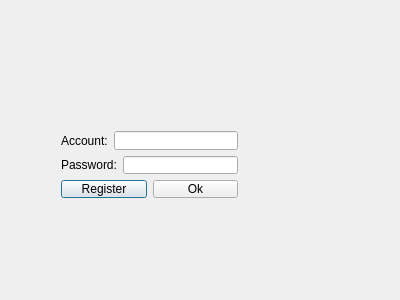
<?xml version="1.0" encoding="UTF-8"?>
<ui version="4.0">
 <class>Clientinterface</class>
 <widget class="QDialog" name="Clientinterface">
  <property name="geometry">
   <rect>
    <x>0</x>
    <y>0</y>
    <width>400</width>
    <height>300</height>
   </rect>
  </property>
  <property name="windowTitle">
   <string>Clientinterface</string>
  </property>
  <widget class="QWidget" name="layoutWidget">
   <property name="geometry">
    <rect>
     <x>50</x>
     <y>120</y>
     <width>199</width>
     <height>89</height>
    </rect>
   </property>
   <layout class="QVBoxLayout" name="verticalLayout">
    <item>
     <layout class="QHBoxLayout" name="horizontalLayout">
      <item>
       <widget class="QLabel" name="accountLabel">
        <property name="text">
         <string>Account:</string>
        </property>
       </widget>
      </item>
      <item>
       <widget class="QLineEdit" name="accountLine"/>
      </item>
     </layout>
    </item>
    <item>
     <layout class="QHBoxLayout" name="horizontalLayout_2">
      <item>
       <widget class="QLabel" name="passwordLabel">
        <property name="text">
         <string>Password:</string>
        </property>
       </widget>
      </item>
      <item>
       <widget class="QLineEdit" name="passwordLine"/>
      </item>
     </layout>
    </item>
    <item>
     <layout class="QHBoxLayout" name="horizontalLayout_3">
      <item>
       <widget class="QPushButton" name="registerButton">
        <property name="text">
         <string>Register</string>
        </property>
       </widget>
      </item>
      <item>
       <widget class="QPushButton" name="okButton">
        <property name="text">
         <string>Ok</string>
        </property>
       </widget>
      </item>
     </layout>
    </item>
   </layout>
  </widget>
 </widget>
 <layoutdefault spacing="6" margin="11"/>
 <resources/>
 <connections/>
</ui>
